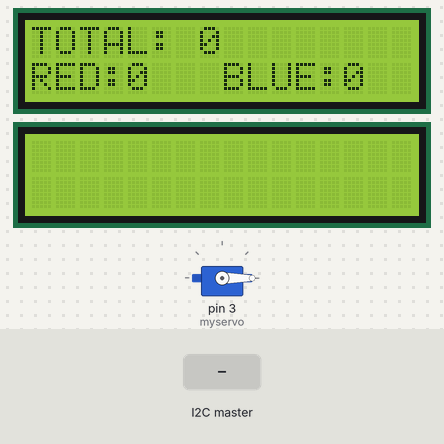
This sketch was run on a simulated Arduino Uno, built with avr-gcc and run on an emulated ATmega328P. Shown: servo, 2 × 16×2 character LCD. Inputs (shaded band) come from the test bench.

Above: at 1.4 s.
1.5 s: the I2C master sends the byte 2
At 3.3 s:
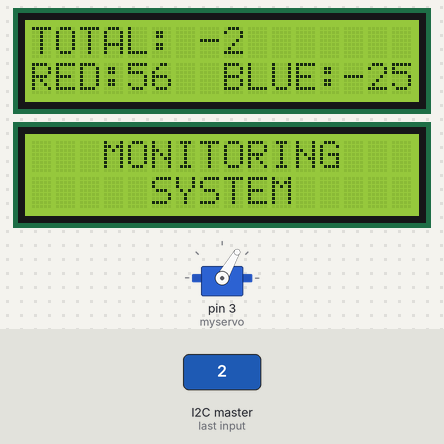
4.5 s: the I2C master sends the byte 1
At 6.8 s:
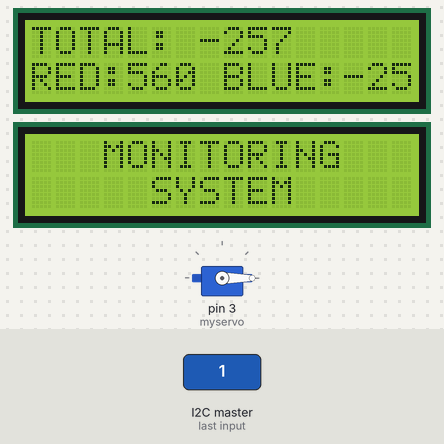
Timing chart, 0 to 8.3 s (numbered marks = the images above; inputs shaded):
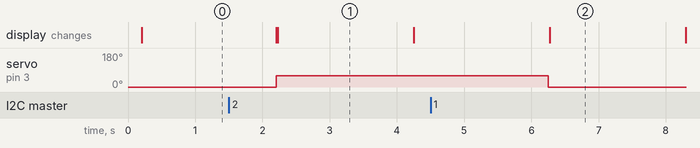

Measured:
- after the input at 1.5 s, servo on pin 3 (myservo): 0° → 60° after 0.71 s; the display: first differs from a run without the input after 0.73 s (image 1)
- after the input at 4.5 s, servo on pin 3 (myservo): 60° → 0° after 1.8 s
- what the display in image 1 shows lasts 2.0 s, from 2.2 s to 4.2 s

The sketch:

Final_code_for_2nd_Arduino.ino
```cpp
/*
servo #3
*/
#include <Wire.h>
#include <Servo.h>
#include <LiquidCrystal.h>
LiquidCrystal lcd1(12, 5, 7, 8, 9, 10);
LiquidCrystal lcd2(12, 4, 7, 8, 9, 10);
Servo myservo;
int c,pro_clr=0,pos = 0,i,r=0,b=0;
char string[2],str[2], stb[2];
void setup()
{
  Serial.begin(9600);
myservo.attach(3);
for(i=0;i<5;i++)
  {
    myservo.write(0);              // tell servo to go to position in variable 'pos'
    delay(15);
    }
Wire.begin(9);
Wire.onReceive(receiveEvent);
lcd1.begin(16, 2);
lcd2.begin(16, 2);
}

void receiveEvent(int bytes) {
  pro_clr = Wire.read();
  r = Wire.read();
  b = Wire.read();

}


void loop()
{
  lcd1.setCursor(0, 0);
  lcd1.print("TOTAL: ");
  c=r+b;
  sprintf(string, "%d", c);
  lcd1.print(string);
  lcd1.setCursor(0, 1);
  sprintf(str, "%d", r);
  sprintf(stb, "%d", b);
  lcd1.print("RED:");lcd1.print(str);
  lcd1.setCursor(8, 1);
  lcd1.print("BLUE:");lcd1.print(stb);
  delay(2000);
  lcd2.setCursor(0, 0);
  lcd2.print("   MONITORING");
  lcd2.setCursor(0, 1);
  lcd2.print("     SYSTEM");
  if(pro_clr == 1)
    {
      myservo.write(0); delay(15);
      }
  else if(pro_clr == 2)
    {
      myservo.write(60); delay(15);
      }

}
```
